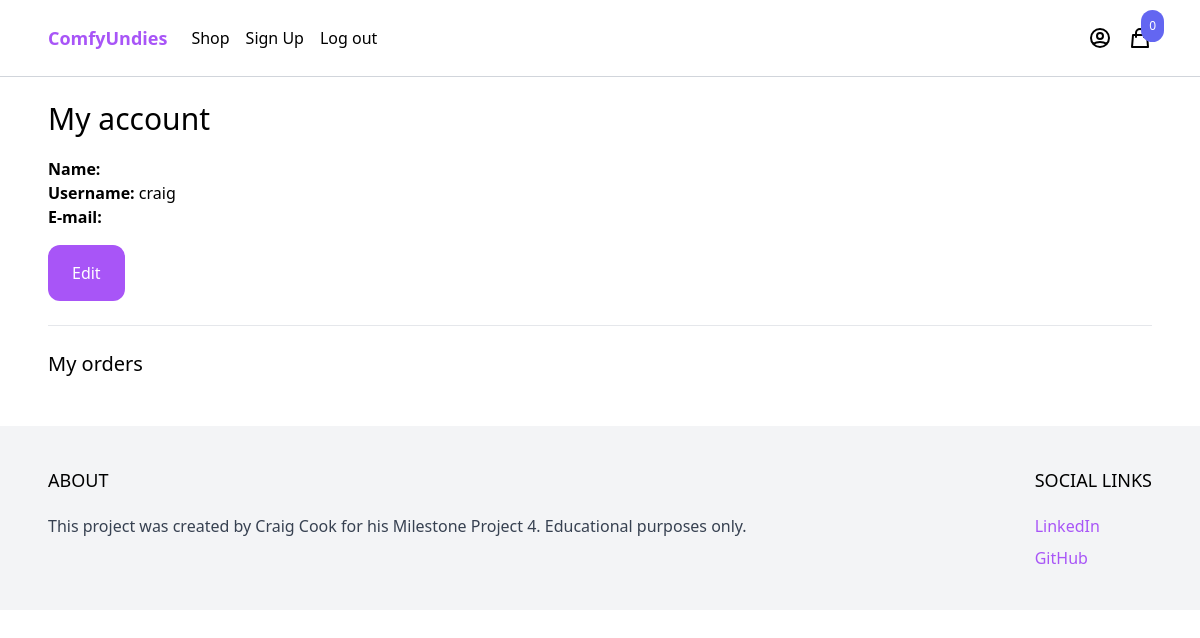
The page /myaccount/ (signed in) on the database as committed earlier.
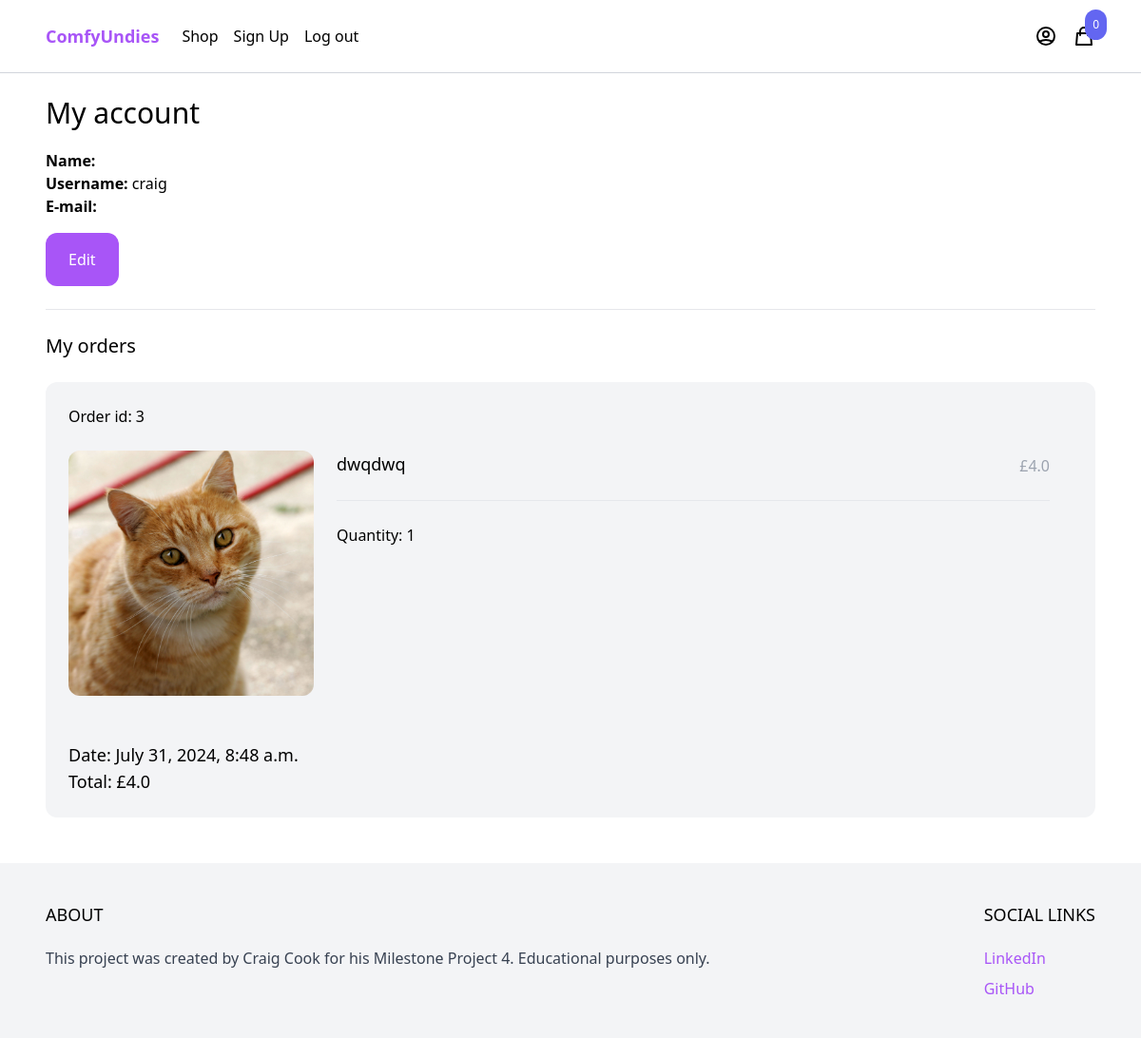
The same page on the database as committed later.
### order/models.py (models this page shows)
class Order(models.Model):
    ORDERED = 'ordered'
    SHIPPED = 'shipped'
    STATUS_CHOICES = (
        (ORDERED, 'Ordered'),
        (SHIPPED, 'Shipped')
    )
    user = models.ForeignKey(User, related_name='orders', blank=True, null=True, on_delete=models.CASCADE)
    first_name = models.CharField(max_length=255)
    last_name = models.CharField(max_length=255)
    email = models.CharField(max_length=255)
    address = models.CharField(max_length=255)
    postcode = models.CharField(max_length=255)
    phone = models.CharField(max_length=255)
    payment_intent = models.CharField(max_length=255, null=True, blank=True)  # Add this line
    created_at = models.DateTimeField(auto_now_add=True)
    paid = models.BooleanField(default=False)
    paid_amount = models.IntegerField(blank=True, null=True)
    status = models.CharField(max_length=20, choices=STATUS_CHOICES, default=ORDERED)
    class Meta:
        ordering = ('-created_at',)
    def get_total_price(self):
        if self.paid_amount:
            return self.paid_amount / 100
        return 0

class OrderItem(models.Model):
    order = models.ForeignKey(Order, related_name='items', on_delete=models.CASCADE)
    product = models.ForeignKey(Product, related_name='items', on_delete=models.CASCADE)
    price = models.IntegerField()
    quantity = models.IntegerField(default=1)
    payment_intent = models.CharField(max_length=255, null=True, blank=True)
    created_at = models.DateTimeField(auto_now_add=True)  # Add this line
    updated_at = models.DateTimeField(auto_now=True)
    def get_total_price(self):
        return self.price / 100

### product/models.py (models this page shows, shortened)
class Product(models.Model):
    category = models.ForeignKey(Category, related_name='products', on_delete=models.CASCADE)
    name = models.CharField(max_length=255)
    slug = models.SlugField(max_length=255, unique=True)
    description = models.TextField(blank=True, null=True)
    price = models.IntegerField()
    created_at = models.DateTimeField(auto_now_add=True)
    image = models.ImageField(upload_to='uploads/', blank=True, null=True)
    thumbnail = models.ImageField(upload_to='uploads/', blank=True, null=True)
    class Meta:
        ordering = ('-created_at',)
    def get_thumbnail(self):
        if self.thumbnail:
            return self.thumbnail.url

### core/views.py (the view)
# urls.py: path('myaccount/', myaccount, name='myaccount'),
@login_required
def myaccount(request):
    return render(request, 'core/myaccount.html')

### cart/cart.py (called while the page is built)
    def __len__(self):
        return sum(item['quantity'] for item in self.cart.values())

### cart/context_processors.py (called while the page is built)
def cart(request):
    return {'cart': Cart(request)}

### core/templates/core/myaccount.html (shortened to what this page needs)
{% extends 'core/base.html' %}
{% block content %}
<div class="max-w-6xl mx-auto p-6">
    <h1 class="mb-5 text-3xl">My account</h1>
    <div class="mb-6">
        <strong>Name: </strong>{{ request.user.get_full_name }}<br>
        <strong>Username: </strong>{{ request.user.username }}<br>
        <strong>E-mail: </strong>{{ request.user.email }}<br>
        <a href="{% url 'edit_myaccount' %}" class="inline-block mt-4 py-4 px-6 rounded-xl text-white bg-purple-500">Edit</a>
    </div>
    <hr>
    <h2 class="my-6 text-xl">My orders</h2>
    {% for order in request.user.orders.all %}
        <div class="w-full mb-6 p-6 flex flex-wrap bg-gray-100 rounded-xl">
            <div class="mb-6 flex justify-between">
                <a href="#">Order id: {{ order.id }}</a>
            </div>
            <div class="mb-6 w-full">
                {% for item in order.items.all %}
                    <div class="product mb-6 flex pr-6">
                        <a href="#" class="w-1/4">
                            <img class="hover:shadow-lg rounded-xl" src="{{ item.product.get_thumbnail }}">
                        </a>
                        <div class="w-3/4 pl-6">
                            <div class="flex justify-between">
                                <a href="#" class="text-lg">{{ item.product.name }}</a>
                                <p class="mb-6 pt-1 text-gray-400">£{{ item.get_total_price }}</p>
                            </div>
                            <hr>
                            <div class="mt-6">
                                Quantity: {{ item.quantity }}
                            </div>
                        </div>
                    </div>
                {% endfor %}
            </div>
            <div>
                <p class="text-lg">Date: {{ order.created_at }}</p>
                <p class="text-lg">Total: £{{ order.get_total_price }}</p>
            </div>
        </div>
    {% endfor %}
</div>
{% endblock %}

Rows that differ between the two databases and show on the page:
added Order: id "3", created_at "July 31, 2024, 8:48 a.m.", get_total_price "4.0"
added OrderItem: product.get_thumbnail (picture), product.name "dwqdwq", get_total_price "4.0", quantity "1"
